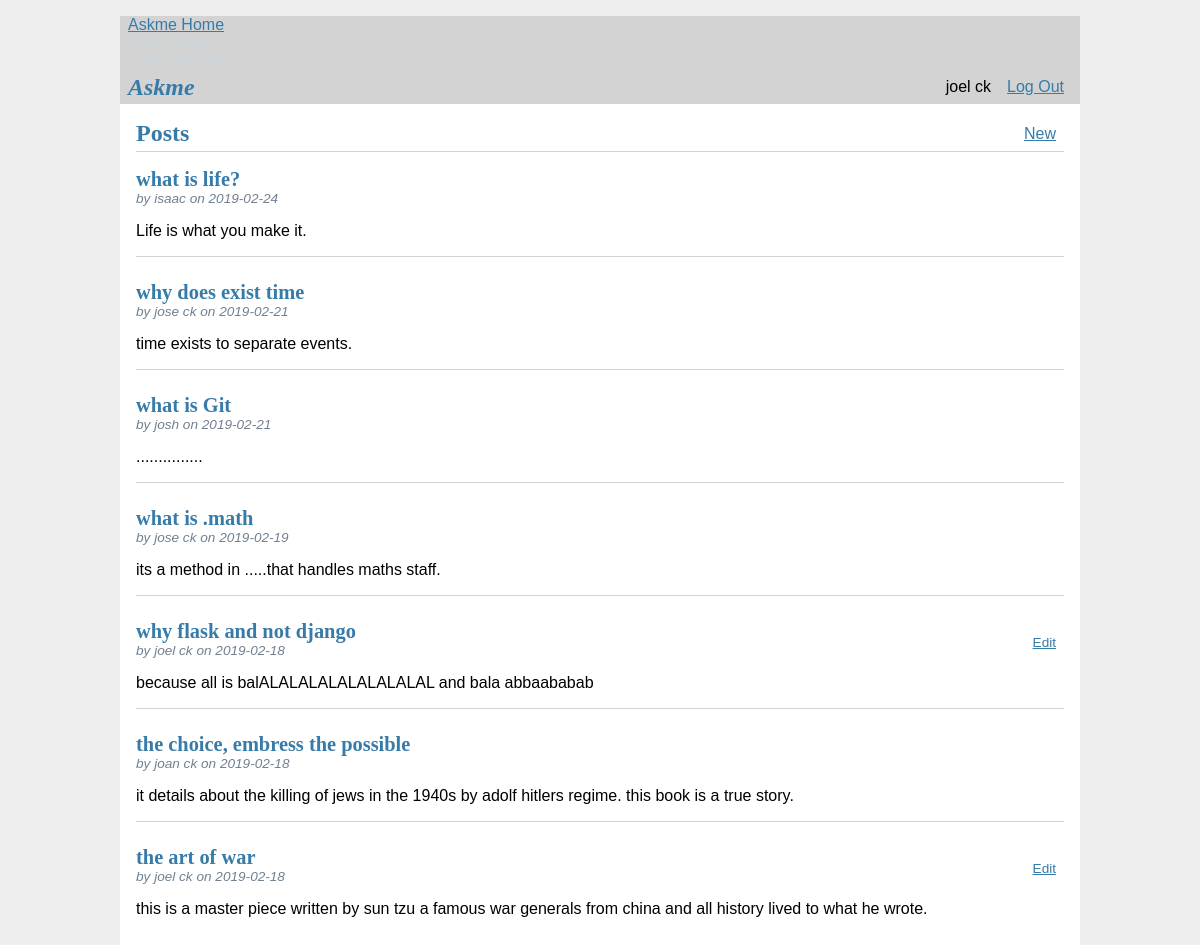
Screenshot of / (signed in) with the database file from the repository.
### tables this page shows
CREATE TABLE user (
  id INTEGER PRIMARY KEY AUTOINCREMENT,
  username TEXT UNIQUE NOT NULL,
  password TEXT NOT NULL
);

CREATE TABLE post (
  id INTEGER PRIMARY KEY AUTOINCREMENT,
  author_id INTEGER NOT NULL,
  created TIMESTAMP NOT NULL DEFAULT CURRENT_TIMESTAMP,
  title TEXT NOT NULL,
  body TEXT NOT NULL,
  FOREIGN KEY (author_id) REFERENCES user (id)
);

### flaskr/blog.py (the view)
@bp.route('/')
def index():
    db = get_db()
    posts = db.execute(
        'SELECT p.id, title, body, created, author_id, username'
        ' FROM post p JOIN user u ON p.author_id = u.id'
        ' ORDER BY created DESC'
    ).fetchall()
    return render_template('blog/index.html', posts=posts)

### flaskr/auth.py (called while the page is built)
@bp.before_app_request
def load_logged_in_user():
    user_id = session.get('user_id')
    if user_id is None:
        g.user = None
    else:
        g.user = get_db().execute(
            'SELECT * FROM user WHERE id = ?', (user_id,)
        ).fetchone()

### flaskr/db.py (called while the page is built)
def get_db():
    if 'db' not in g:
        g.db = sqlite3.connect(
            current_app.config['DATABASE'],
            detect_types=sqlite3.PARSE_DECLTYPES
        )
        g.db.row_factory = sqlite3.Row
    return g.db

### flaskr/templates/blog/index.html
{% extends 'base.html' %}
{% block header %}
  <h1>{% block title %}Posts{% endblock %}</h1>
  {% if g.user %}
    <a class="action" href="{{ url_for('blog.create') }}">New</a>
  {% endif %}
{% endblock %}
{% block content %}
  {% for post in posts %}
    <article class="post">
      <header>
        <div>
          <h1>{{ post['title'] }}</h1>
          <div class="about">by {{ post['username'] }} on {{ post['created'].strftime('%Y-%m-%d') }}</div>
        </div>
        {% if g.user['id'] == post['author_id'] %}
          <a class="action" href="{{ url_for('blog.update', id=post['id']) }}">Edit</a>
        {% endif %}
      </header>
      <p class="body">{{ post['body'] }}</p>
    </article>
    {% if not loop.last %}
      <hr>
    {% endif %}
  {% endfor %}
{% endblock %}

### flaskr/templates/base.html (shortened to what this page needs)
<!doctype html>
<link rel="stylesheet" href="{{ url_for('static', filename='style.css') }}">
<header class="site-header">
  <nav class="navbar navbar-expand-md navbar-dark bg-steel fixed-top">
    <div class="container">
      <a class="navbar-brand mr-4" href="/">Askme Home</a>
      <div class="collapse navbar-collapse" id="navbarToggle">
        <div class="navbar-nav mr-auto">
           <a class="nav-item nav-link"  type="button" href="/">Home</a>
          <a class="nav-item nav-link" href="{{ url_for('auth.login') }}">Login</a>
        </div>
        <div class="navbar-nav">
          <a class="nav-item nav-link" href="{{ url_for('auth.login') }}">Login</a>
          <a class="nav-item nav-link" href="{{ url_for('auth.register') }}">Register</a>
        </div>
      </div>
    </div>
  </nav>
</header>
<nav>
  <h1><i>Askme</i></h1>
  <ul>
    {% if g.user %}
      <li><span>{{ g.user['username'] }}</span>
      <li><a href="{{ url_for('auth.logout') }}">Log Out</a>
    {% else %}
      <li><a href="{{ url_for('auth.register') }}">Register</a>
      <li><a href="{{ url_for('auth.login') }}">Log In</a>
    {% endif %}
  </ul>
</nav>
<section class="content">
  <header>
    {% block header %}{% endblock %}
  </header>
  {% block content %}{% endblock %}
</section>

### flaskr/static/style.css (style rules this page uses)
.site-header .navbar-nav .nav-link { color: #cbd5db; }
h1, h2, h3, h4, h5, h6 { font-family: serif; color: #377ba8; margin: 1rem 0; }
a { color: #377ba8; }
hr { border: none; border-top: 1px solid lightgray; }
nav { background: lightgray; display: flex; align-items: center; padding: 0 0.5rem; }
nav h1 { flex: auto; margin: 0; }
nav ul { display: flex; list-style: none; margin: 0; padding: 0; }
nav ul li a, nav ul li span, header .action { display: block; padding: 0.5rem; }
.content { padding: 0 1rem 1rem; }
.content > header { border-bottom: 1px solid lightgray; display: flex; align-items: flex-end; }
.content > header h1 { flex: auto; margin: 1rem 0 0.25rem 0; }
.post > header { display: flex; align-items: flex-end; font-size: 0.85em; }
.post > header > div:first-of-type { flex: auto; }
.post > header h1 { font-size: 1.5em; margin-bottom: 0; }
.post .about { color: slategray; font-style: italic; }
.post .body { white-space: pre-line; }
.content:last-child { margin-bottom: 0; }

### rows the page displays
user: user.username "joel ck"
post: title "what is life?", username "isaac", created "2019-02-24", body "Life is what you make it."
post: title "why does exist time", username "jose ck", created "2019-02-21", body "time exists to separate events."
post: title "what is Git", username "josh", created "2019-02-21", body "..............."
post: title "what is .math", username "jose ck", created "2019-02-19", body "its a method in .....that handles maths staff."
post: title "why flask and not django", username "joel ck", created "2019-02-18", body "because all is balALALALALALALALALAL and bala abbaababab"
post: title "the choice, embress the possible", username "joan ck", created "2019-02-18", body "it details about the killing of jews in the 1940s by adolf hitlers regime. this book is a true story."
post: title "the art of war", username "joel ck", created "2019-02-18", body "this is a master piece written by sun tzu a famous war generals from china and all history lived to what he wrote."
